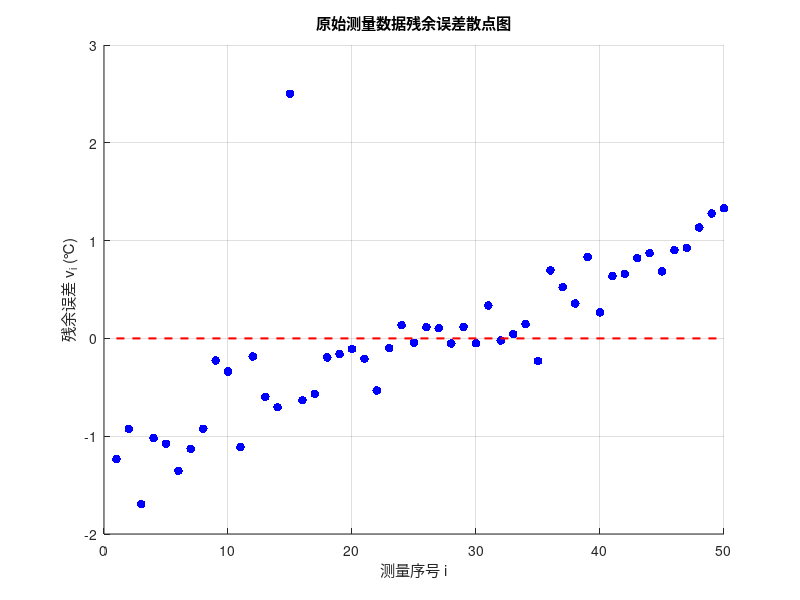
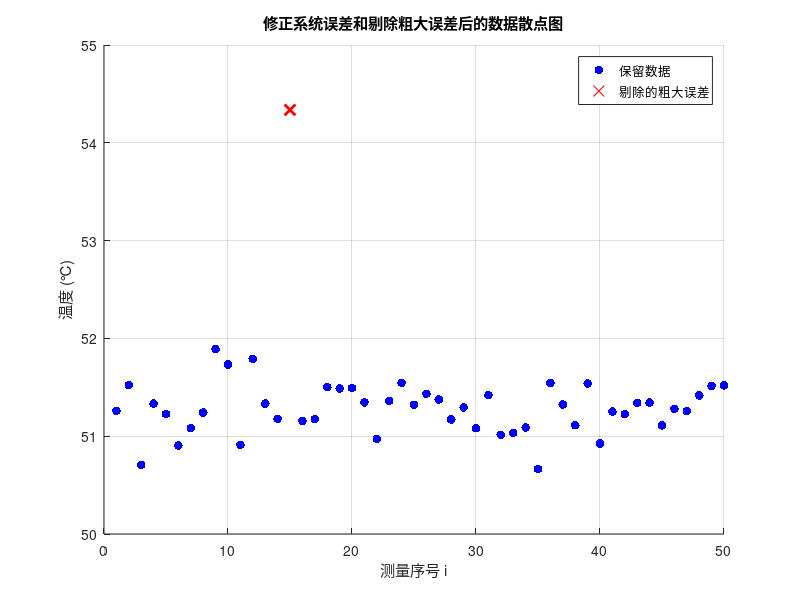

Write the MATLAB code that produced these figures, in order. (Note: this script raises an error after producing the figures.)
%% ============================================================
%  温度测量数据处理程序
%  处理50个等精度测量数据，消除系统误差和粗大误差
%% ============================================================

clear; clc; close all;

%% 1. 读取原始数据
data = [50.1075; 50.4168; 49.6482; 50.3224; 50.2638; 49.9885; 50.2133; 50.4185; 51.1157; 51.0039;
        50.2300; 51.1570; 50.7451; 50.6374; 53.8429; 50.7090; 50.7752; 51.1479; 51.1818; 51.2334;
        51.1343; 50.8085; 51.2434; 51.4760; 51.2978; 51.4569; 51.4454; 51.2893; 51.4588; 51.2925;
        51.6777; 51.3206; 51.3862; 51.4881; 51.1111; 52.0377; 51.8650; 51.6990; 52.1741; 51.6077;
        51.9796; 52.0017; 52.1638; 52.2126; 52.0270; 52.2440; 52.2670; 52.4755; 52.6187; 52.6719];
n = length(data);

fprintf('================ 温度测量数据处理 ================\n');
fprintf('测量次数 n = %d\n', n);
fprintf('原始数据范围: %.4f ~ %.4f\n', min(data), max(data));

%% ======（1）画出原始测量数据的残余误差散点图======
figure('Name', '原始数据残余误差散点图', 'Position', [50 550 700 350]);
mean_orig = mean(data);
v_orig = data - mean_orig;

scatter(1:n, v_orig, 40, 'b', 'filled');
hold on;
plot([1 n], [0 0], 'r--', 'LineWidth', 1.5);
xlabel('测量序号 i');
ylabel('残余误差 v_i (℃)');
title('原始测量数据残余误差散点图');
grid on;
hold off;

fprintf('\n原始数据均值: %.4f ℃\n', mean_orig);

%% ======（2）检验是否存在系统误差======
fprintf('\n================（2）系统误差检验 ================\n');

% 马利科夫准则
n1 = floor(n/2);
n2 = n - n1;
M1 = sum(v_orig(1:n1));
M2 = sum(v_orig(n1+1:n));
M = M1 - M2;

fprintf('马利科夫准则:\n');
fprintf('  前半段残差和 M1 = %.4f\n', M1);
fprintf('  后半段残差和 M2 = %.4f\n', M2);
fprintf('  M = M1 - M2 = %.4f\n', M);
fprintf('  残差绝对值平均 = %.4f\n', mean(abs(v_orig)));

if abs(M) > mean(abs(v_orig))
    fprintf('  【结论】|M| > 残差绝对值平均，存在系统误差！\n');
else
    fprintf('  【结论】|M| <= 残差绝对值平均，未发现明显系统误差。\n');
end

% 线性趋势判断
p = polyfit(1:n, v_orig, 1);
fprintf('\n线性拟合斜率: %.6f\n', p(1));
if abs(p(1)) > 0.001
    fprintf('【结论】残差存在明显线性趋势，存在线性系统误差！\n');
    has_system_error = true;
else
    fprintf('【结论】残差无明显线性趋势。\n');
    has_system_error = false;
end

%% ======（3）用两端点法估计线性系统误差斜率并修正======
fprintf('\n================（3）两端点法修正线性系统误差 ================');

% 两端点法：用首尾各5个点的均值估计端点值
m = 5;  % 端点取数个数
x_start = mean(data(1:m));
x_end = mean(data(n-m+1:n));

% 线性模型: x_i = a + b*i
b_est = (x_end - x_start) / (n - 1);    % 斜率
a_est = x_start - b_est * (m+1)/2;       % 截距（修正）

fprintf('\n两端点法估计:\n');
fprintf('  前%d点均值 = %.4f ℃\n', m, x_start);
fprintf('  后%d点均值 = %.4f ℃\n', m, x_end);
fprintf('  线性系统误差斜率 b = %.6f ℃/次\n', b_est);

% 修正系统误差
i_vec = (1:n)';
system_error = b_est * (i_vec - (n+1)/2);   % 以中心为参考的线性误差
data_corrected = data - system_error;

fprintf('\n修正后数据范围: %.4f ~ %.4f\n', min(data_corrected), max(data_corrected));

%% ======（4）判别粗大误差并剔除======
fprintf('\n================（4）粗大误差判别与剔除 ================');

% 用3σ准则（莱特准则）判别粗大误差
mean_corr = mean(data_corrected);
std_corr = sqrt(sum((data_corrected - mean_corr).^2) / (n-1));  % 无偏标准差
sigma_corr = sqrt(sum((data_corrected - mean_corr).^2) / n);    % 总体标准差

v_corr = data_corrected - mean_corr;

fprintf('\n修正后数据:\n');
fprintf('  均值 = %.4f ℃\n', mean_corr);
fprintf('  标准差 σ = %.4f ℃\n', sigma_corr);

% 3σ准则
threshold = 3 * sigma_corr;
fprintf('  3σ = %.4f ℃\n', threshold);

fprintf('\n粗大误差检验:\n');
outliers = [];
for i = 1:n
    if abs(v_corr(i)) > threshold
        fprintf('  第%d个数据: %.4f, |v| = %.4f > 3σ, 【粗大误差】\n', i, data(i), abs(v_corr(i)));
        outliers = [outliers, i];
    end
end

if isempty(outliers)
    fprintf('  未发现粗大误差。\n');
    data_final = data_corrected;
else
    fprintf('  共发现 %d 个粗大误差，予以剔除。\n', length(outliers));
    % 剔除粗大误差
    keep_idx = setdiff(1:n, outliers);
    data_final = data_corrected(keep_idx);
    n_final = length(data_final);
    fprintf('  剔除后剩余 %d 个数据。\n', n_final);
end

%% ======（5）画出修正后的测量数据散点图======
figure('Name', '修正后数据散点图', 'Position', [800 550 700 350]);

if ~isempty(outliers)
    keep_idx = setdiff(1:n, outliers);
    scatter(keep_idx, data_final, 40, 'b', 'filled');
    hold on;
    scatter(outliers, data_corrected(outliers), 60, 'r', 'x', 'LineWidth', 2);
    legend('保留数据', '剔除的粗大误差', 'Location', 'best');
else
    scatter(1:n, data_final, 40, 'b', 'filled');
end

xlabel('测量序号 i');
ylabel('温度 (℃)');
title('修正系统误差和剔除粗大误差后的数据散点图');
grid on;
hold off;

%% ======（6）正态性检验并画出统计直方图======
fprintf('\n================（6）正态性检验与统计直方图 ================');

n_final = length(data_final);
mean_final = mean(data_final);
std_final = sqrt(sum((data_final - mean_final).^2) / (n_final-1));

fprintf('\n最终数据:\n');
fprintf('  样本量 n = %d\n', n_final);
fprintf('  均值 = %.4f ℃\n', mean_final);
fprintf('  标准差 = %.4f ℃\n', std_final);

% 偏度和峰度检验
m3 = mean((data_final - mean_final).^3);
m4 = mean((data_final - mean_final).^4);
skew = m3 / std_final^3;
kurt = m4 / std_final^4;

fprintf('  偏度 = %.4f (理论: 0)\n', skew);
fprintf('  峰度 = %.4f (理论: 3)\n', kurt);

if abs(skew) < 0.5 && abs(kurt - 3) < 1
    fprintf('  【结论】偏度和峰度接近理论值，数据近似服从正态分布。\n');
else
    fprintf('  【结论】偏度或峰度偏离较大，正态性一般。\n');
end

% 统计直方图
figure('Name', '统计直方图', 'Position', [50 50 600 400]);
[counts, edges] = histcounts(data_final, 10);
centers = (edges(1:end-1) + edges(2:end)) / 2;
width = edges(2) - edges(1);

bar(centers, counts, 1, 'FaceColor', [0.3 0.6 0.9], 'EdgeColor', 'w');
hold on;

% 叠加正态分布曲线
x_norm = linspace(min(data_final)-0.5, max(data_final)+0.5, 200);
y_norm = (1/(std_final*sqrt(2*pi))) * exp(-(x_norm - mean_final).^2 / (2*std_final^2));
y_norm = y_norm * width * n_final;  % 缩放与直方图匹配

plot(x_norm, y_norm, 'r-', 'LineWidth', 2);
xlabel('温度 (℃)');
ylabel('频数');
title('统计直方图与正态分布曲线');
legend('直方图', '正态分布', 'Location', 'best');
grid on;
hold off;

%% ======（7）求算术平均值的标准差======
fprintf('\n================（7）算术平均值的标准差 ================');

sigma_xbar = std_final / sqrt(n_final);
fprintf('算术平均值的标准差 σ_x̄ = σ/√n = %.4f/√%d = %.6f ℃\n', ...
    std_final, n_final, sigma_xbar);

%% ======（8）求算术平均值的极限误差（95%置信概率）======
fprintf('\n================（8）算术平均值的极限误差（95%置信概率）================');

% 95%置信概率，正态分布
% 对于大样本(n>30)，用正态分布: z = 1.96
% 对于小样本，用t分布
if n_final > 30
    z = 1.96;
    fprintf('\n大样本(n=%d>30)，采用正态分布:\n', n_final);
else
    % 手动计算t分布临界值（95%双侧）
    z = t_inv_95(n_final - 1);
    fprintf('\n小样本(n=%d<=30)，采用t分布:\n', n_final);
end

delta_lim = z * sigma_xbar;
fprintf('  置信概率 P = 95%%\n');
fprintf('  置信系数 z/t = %.4f\n', z);
fprintf('  极限误差 δ_lim = z * σ_x̄ = %.4f * %.6f = %.6f ℃\n', z, sigma_xbar, delta_lim);

%% ======（9）输出最后测量结果======
fprintf('\n================（9）最终测量结果 ================');
fprintf('\n【测量结果】（95%%置信概率）\n');
fprintf('  温度 = %.4f ± %.4f ℃\n', mean_final, delta_lim);
fprintf('  即: %.4f ℃ ~ %.4f ℃\n', mean_final - delta_lim, mean_final + delta_lim);
fprintf('  置信概率: 95%%\n');
fprintf('  样本量: %d\n', n_final);

%% ==================== 辅助函数 ====================

function t_val = t_inv_95(nu)
    % t分布95%双侧临界值（近似公式）
    % 对于大样本趋近于1.96
    if nu > 30
        t_val = 1.96;
    elseif nu > 0
        % 常用t值表插值
        t_table = [12.706; 4.303; 3.182; 2.776; 2.571; 2.447; 2.365; 2.306; 2.262; 2.228;
                   2.201; 2.179; 2.160; 2.145; 2.131; 2.120; 2.110; 2.101; 2.093; 2.086;
                   2.080; 2.074; 2.069; 2.064; 2.060; 2.056; 2.052; 2.048; 2.045; 2.042];
        if nu <= 30
            t_val = t_table(nu);
        else
            t_val = 1.96;
        end
    else
        t_val = 1.96;
    end
end
